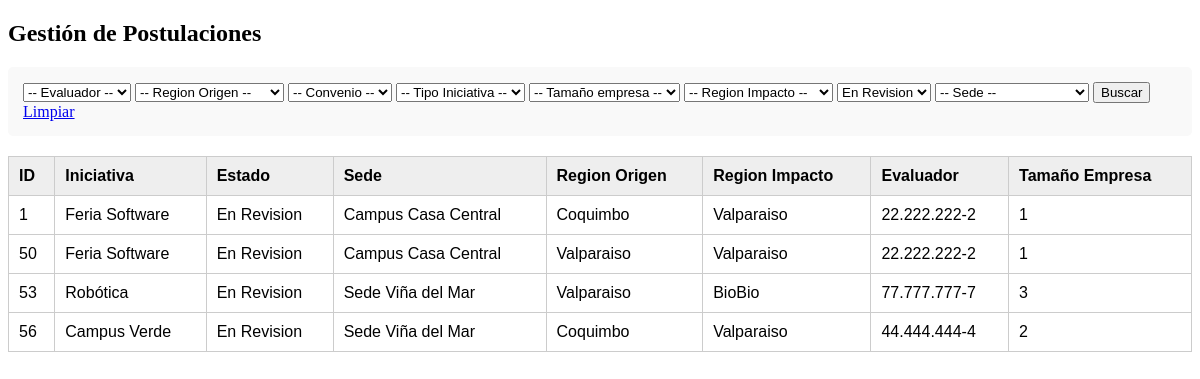
Screenshot of /busquedafiltro.php?estado=1 with the database file from the repository.
### tables this page shows
CREATE TABLE `post_inicia` (
  `N_Postulacion` int(11) NOT NULL,
  `Codigo` int(10) NOT NULL,
  `Fecha_Post` date NOT NULL,
  `Responsable_1` varchar(100) NOT NULL,
  `Responsable_2` varchar(100) NOT NULL,
  `Presupuesto` decimal(15,2) NOT NULL,
  `id_inicia` int(9) NOT NULL,
  `Id_region_or` int(3) NOT NULL,
  `Id_region_imp` int(3) NOT NULL,
  `id_sede_postu` int(3) NOT NULL,
  `rut_empresa_postu` varchar(12) NOT NULL,
  `tipo_iniciativa_postu` int(3) NOT NULL,
  `id_estado_postu` int(3) NOT NULL,
  `rut_evaluador` varchar(12) NOT NULL,
  `rut_responsable` varchar(12) NOT NULL
);

CREATE TABLE `iniciativa` (
  `Id_iniciativa` int(9) NOT NULL,
  `Nombre_Iniciativa` varchar(255) NOT NULL,
  `Obj_iniciativa` text NOT NULL,
  `Des` text DEFAULT NULL,
  `Resultados_Iniciativa` text DEFAULT NULL,
  `Otros_doc` text DEFAULT NULL
);

CREATE TABLE `estado_postulacion` (
  `Id_Estado` int(3) NOT NULL,
  `Nombre_Estado` varchar(20) NOT NULL
);

CREATE TABLE `sede` (
  `id_sede` int(3) NOT NULL,
  `Nombre_sede` varchar(20) NOT NULL
);

CREATE TABLE `region` (
  `Id_region` int(3) NOT NULL,
  `Nombre_Region` varchar(20) NOT NULL
);

CREATE TABLE `web_usuarios` (
  `id_usuario` int(11) NOT NULL,
  `nombre` varchar(50) NOT NULL,
  `rut` varchar(12) NOT NULL,
  `contrasena` varchar(255) NOT NULL,
  `cargo` enum('Responsable Academico','Evaluador CT_USM','Administrador CT_USM') NOT NULL
);

CREATE TABLE `empresa` (
  `Rut_Empresa` varchar(12) NOT NULL,
  `Nombre_Empresa` varchar(100) NOT NULL,
  `Repre_Empresa` varchar(100) NOT NULL,
  `Mail_Repre_Empresa` varchar(100) NOT NULL,
  `Telefono_Empresa` varchar(20) NOT NULL,
  `Convenio` tinyint(1) NOT NULL,
  `tam_empresa` int(3) NOT NULL
);

### busquedafiltro.php (the view, shortened to what this page needs)
<?php
include 'bdconex.php';
$condiciones=[];
$parametros=[];
$tipos="";
if (!empty($_GET['estado'])) {
    $condiciones[] = "p.id_estado_postu = ?";
    $parametros[] = $_GET['estado'];
    $tipos .= "i";
}
$sql = "SELECT
            p.N_Postulacion,
            e.Nombre_Empresa,
            i.Nombre_Iniciativa,
            est.Nombre_Estado,
            s.Nombre_sede,
            r1.Nombre_Region AS Region_Origen,
            r2.Nombre_Region AS Region_Impacto,
            p.tipo_iniciativa_postu AS Tipo_Iniciativa,
            e.tam_empresa AS Tamaño_Empresa,
            e.Convenio,
            w.rut AS Rut_Evaluador
        FROM post_inicia p
        JOIN empresa e ON p.rut_empresa_postu = e.Rut_Empresa
        JOIN iniciativa i ON p.id_inicia = i.Id_iniciativa
        JOIN sede s ON p.id_sede_postu = s.id_sede
        JOIN estado_postulacion est ON p.id_estado_postu = est.Id_Estado
        JOIN region r1 ON p.id_region_or = r1.Id_region
        JOIN region r2 ON p.id_region_imp= r2.Id_region
        JOIN web_usuarios w ON p.rut_evaluador = w.rut";
if (count($condiciones) > 0) {
    $sql .= " WHERE " . implode(" AND ", $condiciones);
}
$stmt = $conexion->prepare($sql);
if (!empty($parametros)) {
    $stmt->bind_param($tipos, ...$parametros);
}
$stmt->execute();
$resultado = $stmt->get_result();
?>
<!DOCTYPE html>
<html lang="es">
<head>
</head>
<body>
    <h2>Gestión de Postulaciones</h2>
    <div class="filtros">
        <form method="GET">
            <select name="evaluador">
                <option value="">-- Evaluador --</option>
</select>
        <select name="region_or">
            <option value="">-- Region Origen --</option>
</select>
           <select name="Convenio">
            <option value="">-- Convenio --</option>
        </select>
            <select name="tipo_iniciativa">
                <option value="">-- Tipo Iniciativa --</option>
</select>
           <select name="tam_empresa">
            <option value="">-- Tamaño empresa --</option>
             </select>
            <select name="region_imp">
            <option value="">-- Region Impacto --</option>
        </select>
           <select name="estado">
            <?php
            $res_est = $conexion->query("SELECT Id_Estado, Nombre_Estado FROM estado_postulacion");
            while($e = $res_est->fetch_assoc()) {
                $sel = (isset($_GET['estado']) && $_GET['estado'] == $e['Id_Estado']) ? 'selected' : '';
                echo "<option value='{$e['Id_Estado']}' $sel>{$e['Nombre_Estado']}</option>";
            }
            ?>
        </select>
            <select name="sede">
            <option value="">-- Sede --</option>
        </select>
            <button type="submit">Buscar</button>
            <a href="?">Limpiar</a>
        </form>
    </div>
    <table>
        <thead>
            <tr>
                <th>ID</th>
                <th>Iniciativa</th>
                <th>Estado</th>
                <th>Sede</th>
                <th>Region Origen</th>
                <th>Region Impacto</th>
                <th>Evaluador</th>
                <th>Tamaño Empresa</th>
            </tr>
        </thead>
        <tbody>
            <?php while ($row = $resultado->fetch_assoc()): ?>
                <tr>
                    <td><?php echo $row['N_Postulacion']; ?></td>
                    <td><?php echo $row['Nombre_Iniciativa']; ?></td>
                    <td><?php echo $row['Nombre_Estado']; ?></td>
                    <td><?php echo $row['Nombre_sede']; ?></td>
                    <td><?php echo $row['Region_Origen']; ?></td>
                    <td><?php echo $row['Region_Impacto']; ?></td>
                    <td><?php echo $row['Rut_Evaluador']; ?></td>
                    <td><?php echo $row['Tamaño_Empresa']; ?></td>
                </tr>
            <?php endwhile; ?>
        </tbody>
    </table>
</body>
</html>

### busquedafiltro.php (style rules this page uses)
table { width: 100%; border-collapse: collapse; margin-top: 20px; font-family: Arial, sans-serif; }
th, td { border: 1px solid #ccc; padding: 10px; text-align: left; }
th { background-color: #eee; }
.filtros { background: #f9f9f9; padding: 15px; border-radius: 5px; }

### rows the page displays
post_inicia: N_Postulacion "1", id_inicia.Nombre_Iniciativa "Feria Software", id_estado_postu.Nombre_Estado "En Revision", id_sede_postu.Nombre_sede "Campus Casa Central", Id_region_or.Nombre_Region "Coquimbo", Id_region_imp.Nombre_Region "Valparaiso", web_usuarios.rut "22.222.222-2", rut_empresa_postu.tam_empresa "1"
post_inicia: N_Postulacion "50", id_inicia.Nombre_Iniciativa "Feria Software", id_estado_postu.Nombre_Estado "En Revision", id_sede_postu.Nombre_sede "Campus Casa Central", Id_region_imp.Nombre_Region "Valparaiso", web_usuarios.rut "22.222.222-2", rut_empresa_postu.tam_empresa "1"
post_inicia: N_Postulacion "53", id_inicia.Nombre_Iniciativa "Robótica", id_estado_postu.Nombre_Estado "En Revision", id_sede_postu.Nombre_sede "Sede Viña del Mar", Id_region_or.Nombre_Region "Valparaiso", Id_region_imp.Nombre_Region "BioBio", web_usuarios.rut "77.777.777-7", rut_empresa_postu.tam_empresa "3"
post_inicia: N_Postulacion "56", id_inicia.Nombre_Iniciativa "Campus Verde", id_estado_postu.Nombre_Estado "En Revision", id_sede_postu.Nombre_sede "Sede Viña del Mar", Id_region_or.Nombre_Region "Coquimbo", Id_region_imp.Nombre_Region "Valparaiso", web_usuarios.rut "44.444.444-4", rut_empresa_postu.tam_empresa "2"

### other values shown
form field estado "En Revision"
